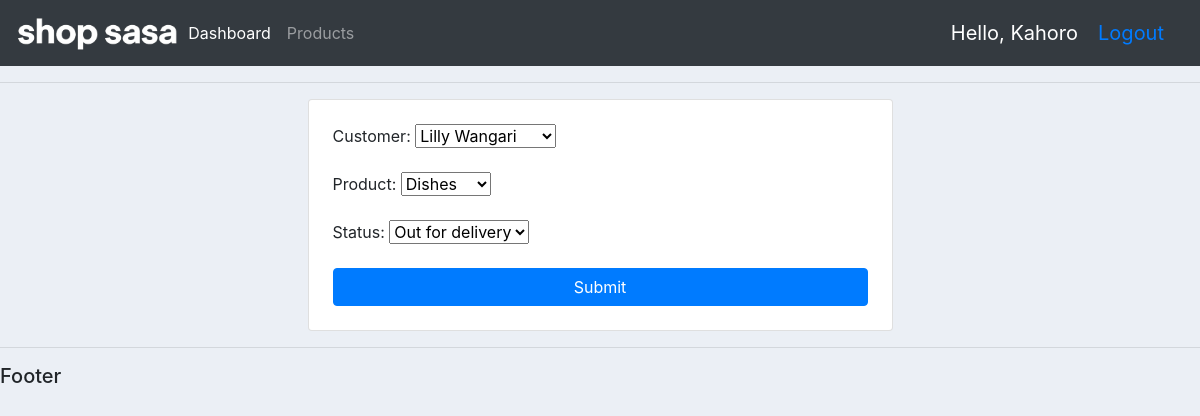
/update_order/6/ (signed in), run on the app's committed database.
### accounts/models.py (models this page shows, shortened)
class Order(models.Model):
    STATUS = (
        ('Pending', 'Pending'),
        ('Out for delivery', 'Out for delivery'),
        ('Delivered', 'Delivered'),
        ('Cancelled', 'Cancelled'),
    )
    customer = models.ForeignKey(Customer, null=True, on_delete=models.SET_NULL)
    product = models.ForeignKey(Product, null=True, on_delete=models.SET_NULL)
    date_created = models.DateTimeField(auto_now_add=True, null=True)
    status = models.CharField(max_length=100, null=True, choices=STATUS)

### accounts/decorators.py (the view)
        def wrapper_func(request, *args, **kwargs):
            group = None
            if request.user.groups.exists():
                group = request.user.groups.all()[0].name
            if group in allowed_roles:
                return view_func(request, *args, **kwargs)
            else:
                return HttpResponse('You are not authorized to view this page!', status=401)

### accounts/forms.py
class OrderForm(ModelForm):
    class Meta:
        model = Order
        fields = '__all__'

### accounts/models.py (called while the page is built)
    def __str__(self):
        return self.name

    def __str__(self):
        return self.name

### accounts/views.py (called while the page is built)
@login_required(login_url='login')
@allowed_users(allowed_roles=['admin'])
def updateOrder(request, pk_update_order):
    order = Order.objects.get(id =pk_update_order)
    form = OrderForm(instance=order)
    if request.method == 'POST':
        form = OrderForm(request.POST, instance=order)
        if form.is_valid():
            form.save()
            return redirect('/')
    context = {'form':form}
    return render(request, 'accounts/order_form.html', context)

### accounts/templates/accounts/order_form.html (shortened to what this page needs)
{% extends 'accounts/base.html' %}
{% load static %}
{% block content %}
    <div class="row justify-content-center">
      <div class="col-md-6">
        <div class="card shadow-lg rounded-4">
          <div class="card-body p-4">
            <form method="POST">
              {% if formset %}
                {{ formset.management_form }}
                <div class="mb-3">
                  {% for form in formset %}
                    <div class="card p-3 mb-2 shadow-sm">
                      {{ form.as_p }}
                    </div>
                  {% endfor %}
                </div>
              {% elif form %}
                <div class="mb-3">
                  {{ form.as_p }}
                </div>
              {% endif %}
              <div class="d-grid">
                <input type="submit" name="submit" value="Submit" class="btn btn-primary btn-block">
              </div>
            </form>
          </div>
        </div>
      </div>
    </div>
{% endblock %}

### accounts/templates/accounts/navbar.html (shortened to what this page needs)
{% load static %}
<nav class="navbar navbar-expand-lg navbar-dark bg-dark">
    <img src="{% static 'images/logo.png' %}" alt="" height="50">
  <div class="collapse navbar-collapse" id="navbarNav">
    <ul class="navbar-nav">
      {% if request.user.is_staff %}
        <li class="nav-item active">
          <a class="nav-link" href="{% url 'home' %}">Dashboard <span class="sr-only">(current)</span></a>
        </li>
        <li class="nav-item">
          <a class="nav-link" href="{% url 'products' %}">Products</a>
        </li>
      {% else %}
        <li class="nav-item">
          <a class="nav-link" href="{% url 'account' %}">Settings</a>
        </li>
      {% endif %}
    </ul>
  </div>
  <span class="hello-msg">Hello, {{ request.user }}</span>
  <span class="hello-msg"><a href="{% url 'logout' %}">Logout</a></span>
</nav>

### static/css/main.css (style rules this page uses)
body { background-color: #ebeff5; }

### accounts/templates/accounts/navbar.html (style rules this page uses)
.hello-msg { font-size: 20px; margin-right: 20px; color: #ffffff; }

### data on the page
Order: customer "Lilly Wangari", product "Dishes", status "Out for delivery"

### other printed values
{{ request.user }} "Kahoro"
